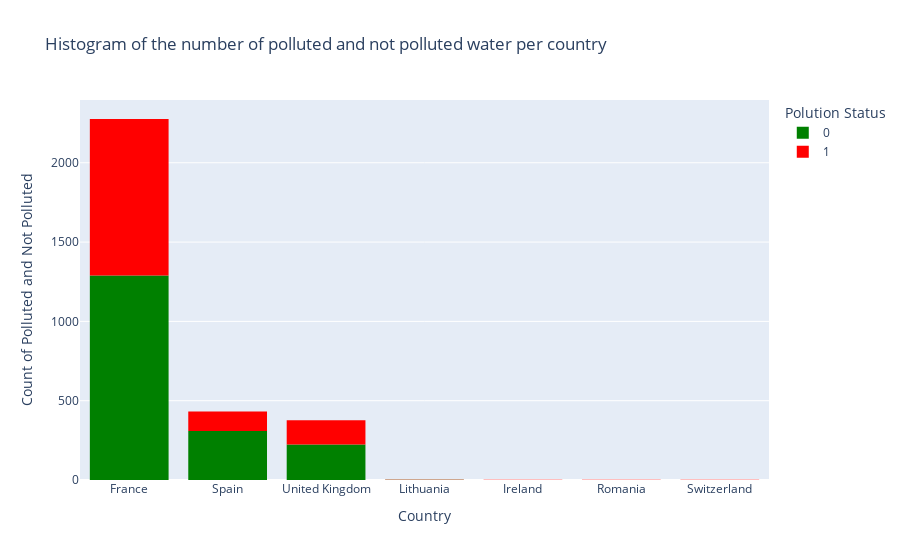

Source (notebook cell):
### Markdown cell above
### c - Visualisation of the mean pollution for each country with indicated the number of values per country

### Code cell
polution = df[df['polution'] == 1]
no_polution = df[df['polution'] == 0]

fig = px.histogram(df, x='Country', color='polution', color_discrete_map={1: 'red', 0: 'green'},
                   title='Histogram of the number of polluted and not polluted water per country',
                   labels={'polution': 'Polution Status', 'Country': 'Country'},
                   nbins=len(df['Country'].unique()))  # Use nbins to ensure each country gets its own bin

# Customize the layout
fig.update_layout(xaxis_title='Country', yaxis_title='Count of Polluted and Not Polluted')

# Show the figure
fig.show()

### Figure 1 — Plotly figure (JSON) as saved in the notebook; plotly's stock layout.template omitted (floating-point values rounded to 4 significant figures; data arrays with more than 128 entries replaced by an {"elided": "..."} marker saying what was removed)
{"data": [{"alignmentgroup": "True", "bingroup": "x", "hovertemplate": "Polution Status=0<br>Country=%{x}<br>count=%{y}<extra></extra>", "legendgroup": "0", "marker": {"color": "green", "pattern": {"shape": ""}}, "name": "0", "nbinsx": 7, "offsetgroup": "0", "orientation": "v", "showlegend": true, "type": "histogram", "x": {"elided": "1824 str values"}, "xaxis": "x", "yaxis": "y"}, {"alignmentgroup": "True", "bingroup": "x", "hovertemplate": "Polution Status=1<br>Country=%{x}<br>count=%{y}<extra></extra>", "legendgroup": "1", "marker": {"color": "red", "pattern": {"shape": ""}}, "name": "1", "nbinsx": 7, "offsetgroup": "1", "orientation": "v", "showlegend": true, "type": "histogram", "x": {"elided": "1267 str values"}, "xaxis": "x", "yaxis": "y"}], "layout": {"barmode": "relative", "legend": {"title": {"text": "Polution Status"}, "tracegroupgap": 0}, "title": {"text": "Histogram of the number of polluted and not polluted water per country"}, "xaxis": {"anchor": "y", "domain": [0, 1], "title": {"text": "Country"}}, "yaxis": {"anchor": "x", "domain": [0, 1], "title": {"text": "Count of Polluted and Not Polluted"}}}}
